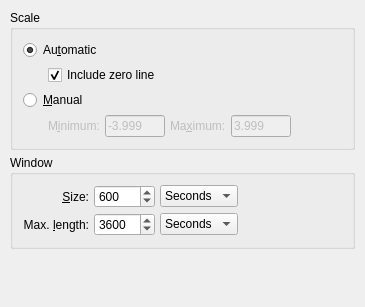
<?xml version="1.0" encoding="UTF-8"?>
<ui version="4.0">
 <class>UIScalePrefs</class>
 <widget class="PrefWidget" name="UIScalePrefs">
  <property name="geometry">
   <rect>
    <x>0</x>
    <y>0</y>
    <width>365</width>
    <height>307</height>
   </rect>
  </property>
  <property name="maximumSize">
   <size>
    <width>32767</width>
    <height>32767</height>
   </size>
  </property>
  <property name="whatsThis">
   <string>Threshold for raising edge.&lt;p&gt;
You can enter your values with a suffix like m, u, n, p, k, M, G, T&lt;br&gt;Example:&lt;br&gt;
10k - 10000&lt;br&gt;100m - 0.1</string>
  </property>
  <layout class="QVBoxLayout">
   <property name="spacing">
    <number>5</number>
   </property>
   <property name="margin">
    <number>10</number>
   </property>
   <item>
    <widget class="QGroupBox" name="ButtonGroup36">
     <property name="title">
      <string>Scale</string>
     </property>
     <layout class="QVBoxLayout">
      <property name="spacing">
       <number>5</number>
      </property>
      <property name="margin">
       <number>10</number>
      </property>
      <item>
       <widget class="QRadioButton" name="autoScaleBut">
        <property name="whatsThis">
         <string>Select this entry if you want automatic scaling of the vertical scale in the transient recorder.</string>
        </property>
        <property name="text">
         <string>Au&amp;tomatic</string>
        </property>
        <property name="checked">
         <bool>true</bool>
        </property>
       </widget>
      </item>
      <item>
       <layout class="QHBoxLayout">
        <property name="spacing">
         <number>5</number>
        </property>
        <property name="margin">
         <number>0</number>
        </property>
        <item>
         <widget class="QLabel" name="TextLabel9_2">
          <property name="minimumSize">
           <size>
            <width>20</width>
            <height>0</height>
           </size>
          </property>
          <property name="wordWrap">
           <bool>false</bool>
          </property>
         </widget>
        </item>
        <item>
         <widget class="QCheckBox" name="ui_includeZero">
          <property name="text">
           <string>Include zero line</string>
          </property>
          <property name="checked">
           <bool>true</bool>
          </property>
         </widget>
        </item>
        <item>
         <spacer name="Spacer14">
          <property name="orientation">
           <enum>Qt::Horizontal</enum>
          </property>
          <property name="sizeType">
           <enum>QSizePolicy::Expanding</enum>
          </property>
          <property name="sizeHint" stdset="0">
           <size>
            <width>20</width>
            <height>20</height>
           </size>
          </property>
         </spacer>
        </item>
       </layout>
      </item>
      <item>
       <widget class="QRadioButton" name="manualScaleBut">
        <property name="whatsThis">
         <string>Select this entry if you want to set the minimum and maximum value for the scale manually. If selected enter the minimum and maximum values below.</string>
        </property>
        <property name="text">
         <string>&amp;Manual</string>
        </property>
       </widget>
      </item>
      <item>
       <layout class="QHBoxLayout">
        <property name="spacing">
         <number>5</number>
        </property>
        <property name="margin">
         <number>0</number>
        </property>
        <item>
         <widget class="QLabel" name="TextLabel9">
          <property name="minimumSize">
           <size>
            <width>20</width>
            <height>0</height>
           </size>
          </property>
          <property name="wordWrap">
           <bool>false</bool>
          </property>
         </widget>
        </item>
        <item>
         <widget class="QLabel" name="TextLabel10">
          <property name="enabled">
           <bool>false</bool>
          </property>
          <property name="text">
           <string>M&amp;inimum:</string>
          </property>
          <property name="wordWrap">
           <bool>false</bool>
          </property>
          <property name="buddy">
           <cstring>ui_scaleMin</cstring>
          </property>
         </widget>
        </item>
        <item>
         <widget class="QLineEdit" name="ui_scaleMin">
          <property name="enabled">
           <bool>false</bool>
          </property>
          <property name="sizePolicy">
           <sizepolicy hsizetype="Fixed" vsizetype="Fixed">
            <horstretch>0</horstretch>
            <verstretch>0</verstretch>
           </sizepolicy>
          </property>
          <property name="minimumSize">
           <size>
            <width>60</width>
            <height>0</height>
           </size>
          </property>
          <property name="maximumSize">
           <size>
            <width>60</width>
            <height>32767</height>
           </size>
          </property>
          <property name="whatsThis">
           <string>Enter the minimum scale value here.&lt;p&gt;
You can enter your values with a suffix like m, u, n, p, k, M, G, T&lt;br&gt;Example:&lt;br&gt;
10k - 10000&lt;br&gt;100m - 0.1</string>
          </property>
          <property name="text">
           <string>-3.999</string>
          </property>
          <property name="maxLength">
           <number>12</number>
          </property>
         </widget>
        </item>
        <item>
         <widget class="QLabel" name="TextLabel10_2">
          <property name="enabled">
           <bool>false</bool>
          </property>
          <property name="text">
           <string>Ma&amp;ximum:</string>
          </property>
          <property name="wordWrap">
           <bool>false</bool>
          </property>
          <property name="buddy">
           <cstring>ui_scaleMax</cstring>
          </property>
         </widget>
        </item>
        <item>
         <widget class="QLineEdit" name="ui_scaleMax">
          <property name="enabled">
           <bool>false</bool>
          </property>
          <property name="sizePolicy">
           <sizepolicy hsizetype="Fixed" vsizetype="Fixed">
            <horstretch>0</horstretch>
            <verstretch>0</verstretch>
           </sizepolicy>
          </property>
          <property name="minimumSize">
           <size>
            <width>60</width>
            <height>0</height>
           </size>
          </property>
          <property name="maximumSize">
           <size>
            <width>60</width>
            <height>32767</height>
           </size>
          </property>
          <property name="whatsThis">
           <string>Enter the maximum scale value here.&lt;p&gt;
You can enter your values with a suffix like m, u, n, p, k, M, G, T&lt;br&gt;Example:&lt;br&gt;
10k - 10000&lt;br&gt;100m - 0.1</string>
          </property>
          <property name="text">
           <string>3.999</string>
          </property>
          <property name="maxLength">
           <number>12</number>
          </property>
         </widget>
        </item>
        <item>
         <spacer name="Spacer7">
          <property name="orientation">
           <enum>Qt::Horizontal</enum>
          </property>
          <property name="sizeType">
           <enum>QSizePolicy::Expanding</enum>
          </property>
          <property name="sizeHint" stdset="0">
           <size>
            <width>20</width>
            <height>20</height>
           </size>
          </property>
         </spacer>
        </item>
       </layout>
      </item>
     </layout>
    </widget>
   </item>
   <item>
    <widget class="QGroupBox" name="ButtonGroup37">
     <property name="title">
      <string>Window</string>
     </property>
     <layout class="QGridLayout">
      <property name="margin">
       <number>10</number>
      </property>
      <property name="spacing">
       <number>5</number>
      </property>
      <item row="0" column="0">
       <widget class="QLabel" name="TextLabel11">
        <property name="text">
         <string>&amp;Size:</string>
        </property>
        <property name="alignment">
         <set>Qt::AlignRight|Qt::AlignTrailing|Qt::AlignVCenter</set>
        </property>
        <property name="wordWrap">
         <bool>false</bool>
        </property>
        <property name="buddy">
         <cstring>ui_winSize</cstring>
        </property>
       </widget>
      </item>
      <item row="1" column="0">
       <widget class="QLabel" name="TextLabel12">
        <property name="text">
         <string>Max. &amp;length:</string>
        </property>
        <property name="alignment">
         <set>Qt::AlignRight|Qt::AlignTrailing|Qt::AlignVCenter</set>
        </property>
        <property name="wordWrap">
         <bool>false</bool>
        </property>
        <property name="buddy">
         <cstring>winLength</cstring>
        </property>
       </widget>
      </item>
      <item row="0" column="3">
       <spacer name="Spacer8">
        <property name="orientation">
         <enum>Qt::Horizontal</enum>
        </property>
        <property name="sizeType">
         <enum>QSizePolicy::Expanding</enum>
        </property>
        <property name="sizeHint" stdset="0">
         <size>
          <width>20</width>
          <height>20</height>
         </size>
        </property>
       </spacer>
      </item>
      <item row="0" column="2">
       <widget class="QComboBox" name="sizeUnit">
        <property name="whatsThis">
         <string>Unit for visible window width.</string>
        </property>
        <item>
         <property name="text">
          <string>Seconds</string>
         </property>
        </item>
        <item>
         <property name="text">
          <string>Minutes</string>
         </property>
        </item>
        <item>
         <property name="text">
          <string>Hours</string>
         </property>
        </item>
        <item>
         <property name="text">
          <string>Days</string>
         </property>
        </item>
       </widget>
      </item>
      <item row="1" column="2">
       <widget class="QComboBox" name="lengthUnit">
        <item>
         <property name="text">
          <string>Seconds</string>
         </property>
        </item>
        <item>
         <property name="text">
          <string>Minutes</string>
         </property>
        </item>
        <item>
         <property name="text">
          <string>Hours</string>
         </property>
        </item>
        <item>
         <property name="text">
          <string>Days</string>
         </property>
        </item>
       </widget>
      </item>
      <item row="0" column="1">
       <widget class="QSpinBox" name="ui_winSize">
        <property name="whatsThis">
         <string>Size (in time) of the visible part of the recorder graph. See unit to the right.</string>
        </property>
        <property name="minimum">
         <number>1</number>
        </property>
        <property name="maximum">
         <number>99999</number>
        </property>
        <property name="value">
         <number>600</number>
        </property>
       </widget>
      </item>
      <item row="1" column="1">
       <widget class="QSpinBox" name="winLength">
        <property name="whatsThis">
         <string>Maximum length (in time) of the recorder graph. If this time is reached the first recorded values will be discarded. It will not stop recording.</string>
        </property>
        <property name="minimum">
         <number>1</number>
        </property>
        <property name="maximum">
         <number>99999</number>
        </property>
        <property name="value">
         <number>3600</number>
        </property>
       </widget>
      </item>
     </layout>
    </widget>
   </item>
   <item>
    <spacer name="Spacer5">
     <property name="orientation">
      <enum>Qt::Vertical</enum>
     </property>
     <property name="sizeType">
      <enum>QSizePolicy::Expanding</enum>
     </property>
     <property name="sizeHint" stdset="0">
      <size>
       <width>20</width>
       <height>20</height>
      </size>
     </property>
    </spacer>
   </item>
  </layout>
 </widget>
 <customwidgets>
  <customwidget>
   <class>PrefWidget</class>
   <extends>QWidget</extends>
   <header>ui/settings/prefwidget.h</header>
   <container>1</container>
  </customwidget>
 </customwidgets>
 <tabstops>
  <tabstop>autoScaleBut</tabstop>
  <tabstop>manualScaleBut</tabstop>
  <tabstop>ui_scaleMin</tabstop>
  <tabstop>ui_scaleMax</tabstop>
  <tabstop>ui_winSize</tabstop>
  <tabstop>sizeUnit</tabstop>
  <tabstop>winLength</tabstop>
  <tabstop>lengthUnit</tabstop>
 </tabstops>
 <includes>
  <include location="global">ui/settings/prefwidget.h</include>
 </includes>
 <resources/>
 <connections>
  <connection>
   <sender>manualScaleBut</sender>
   <signal>toggled(bool)</signal>
   <receiver>TextLabel10</receiver>
   <slot>setEnabled(bool)</slot>
   <hints>
    <hint type="sourcelabel">
     <x>20</x>
     <y>20</y>
    </hint>
    <hint type="destinationlabel">
     <x>20</x>
     <y>20</y>
    </hint>
   </hints>
  </connection>
  <connection>
   <sender>manualScaleBut</sender>
   <signal>toggled(bool)</signal>
   <receiver>ui_scaleMin</receiver>
   <slot>setEnabled(bool)</slot>
   <hints>
    <hint type="sourcelabel">
     <x>20</x>
     <y>20</y>
    </hint>
    <hint type="destinationlabel">
     <x>20</x>
     <y>20</y>
    </hint>
   </hints>
  </connection>
  <connection>
   <sender>manualScaleBut</sender>
   <signal>toggled(bool)</signal>
   <receiver>TextLabel10_2</receiver>
   <slot>setEnabled(bool)</slot>
   <hints>
    <hint type="sourcelabel">
     <x>20</x>
     <y>20</y>
    </hint>
    <hint type="destinationlabel">
     <x>20</x>
     <y>20</y>
    </hint>
   </hints>
  </connection>
  <connection>
   <sender>manualScaleBut</sender>
   <signal>toggled(bool)</signal>
   <receiver>ui_scaleMax</receiver>
   <slot>setEnabled(bool)</slot>
   <hints>
    <hint type="sourcelabel">
     <x>20</x>
     <y>20</y>
    </hint>
    <hint type="destinationlabel">
     <x>20</x>
     <y>20</y>
    </hint>
   </hints>
  </connection>
  <connection>
   <sender>autoScaleBut</sender>
   <signal>toggled(bool)</signal>
   <receiver>ui_includeZero</receiver>
   <slot>setEnabled(bool)</slot>
   <hints>
    <hint type="sourcelabel">
     <x>20</x>
     <y>20</y>
    </hint>
    <hint type="destinationlabel">
     <x>20</x>
     <y>20</y>
    </hint>
   </hints>
  </connection>
 </connections>
</ui>
